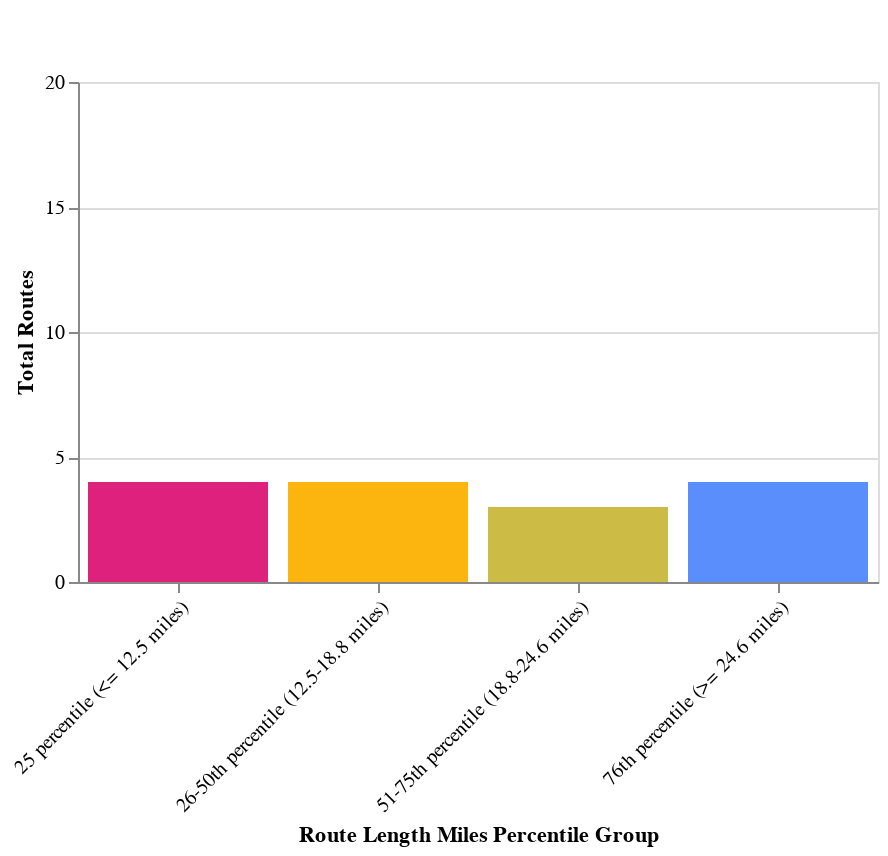

Notebook source saved alongside this figure:
### Code cell
_portfolio_charts.configure_chart(chart,
                                  width = 400,
                                  height = 250,
                                  title = "",
                                  subtitle = "")

### Figure 1 — Vega-Lite specification as saved in the notebook (floating-point values rounded to 4 significant figures)
{"config": {"view": {"continuousWidth": 300, "continuousHeight": 300}}, "data": {"name": "data-02a197370556302091d1c5dbed7e424d"}, "mark": {"type": "bar"}, "encoding": {"color": {"field": "Route Length Miles Percentile Group", "legend": null, "scale": {"range": ["#dd217d", "#fcb40e", "#ccbb44", "#5b8efd"]}, "title": "Route Length Miles Percentile Group", "type": "nominal"}, "tooltip": [], "x": {"axis": {"format": "", "labelAngle": -45}, "field": "Route Length Miles Percentile Group", "title": "Route Length Miles Percentile Group", "type": "nominal"}, "y": {"axis": {"values": [0, 5, 10, 15, 20]}, "field": "Total Routes", "scale": {"domain": [0, 20], "nice": false}, "title": "Total Routes", "type": "quantitative"}}, "height": 250, "title": {"text": [""], "subtitle": [""]}, "width": 400, "$schema": "https://vega.github.io/schema/vega-lite/v5.20.1.json", "datasets": {"data-02a197370556302091d1c5dbed7e424d": [{"Route Length Miles Percentile Group": "25 percentile (<= 12.5 miles)", "Total Routes": 4}, {"Route Length Miles Percentile Group": "26-50th percentile (12.5-18.8 miles)", "Total Routes": 4}, {"Route Length Miles Percentile Group": "51-75th percentile (18.8-24.6 miles)", "Total Routes": 3}, {"Route Length Miles Percentile Group": "76th percentile (>= 24.6 miles)", "Total Routes": 4}]}}
